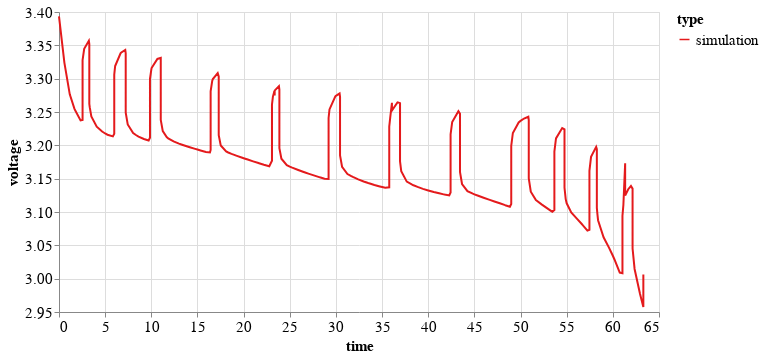

Here is the notebook cell this chart was saved with:
### Code cell
alt.Chart(simulation_res).mark_line().encode(
    x = alt.X('time:Q'),
    y = alt.Y('voltage:Q', scale=alt.Scale(zero=False)),
    color=alt.Color('type:N', scale=alt.Scale(scheme='set1'))
).configure_view(
    height=300, 
    width=600
).configure_legend(
    labelFont='CMU Serif',
    titleFont='CMU Serif',
    labelFontSize=15,
    titleFontSize=15,
).configure_axis(
    labelFont='CMU Serif',
    titleFont='CMU Serif',
    labelFontSize=15,
    titleFontSize=15,
)

### Figure 1 — Vega-Lite specification as saved in the notebook (floating-point values rounded to 4 significant figures; data arrays with more than 128 entries replaced by an {"elided": "..."} marker saying what was removed)
{"usermeta": {"embedOptions": {"theme": "vox"}}, "config": {"view": {"continuousWidth": 400, "continuousHeight": 300, "height": 300, "width": 600}, "axis": {"labelFont": "CMU Serif", "labelFontSize": 15, "titleFont": "CMU Serif", "titleFontSize": 15}, "legend": {"labelFont": "CMU Serif", "labelFontSize": 15, "titleFont": "CMU Serif", "titleFontSize": 15}}, "data": {"name": "data-5df5e43240ac2020717d43a6a7c4ab97"}, "mark": "line", "encoding": {"color": {"type": "nominal", "field": "type", "scale": {"scheme": "set1"}}, "x": {"type": "quantitative", "field": "time"}, "y": {"type": "quantitative", "field": "voltage", "scale": {"zero": false}}}, "$schema": "https://vega.github.io/schema/vega-lite/v4.8.1.json", "datasets": {"data-5df5e43240ac2020717d43a6a7c4ab97": {"elided": "328 records"}}}
